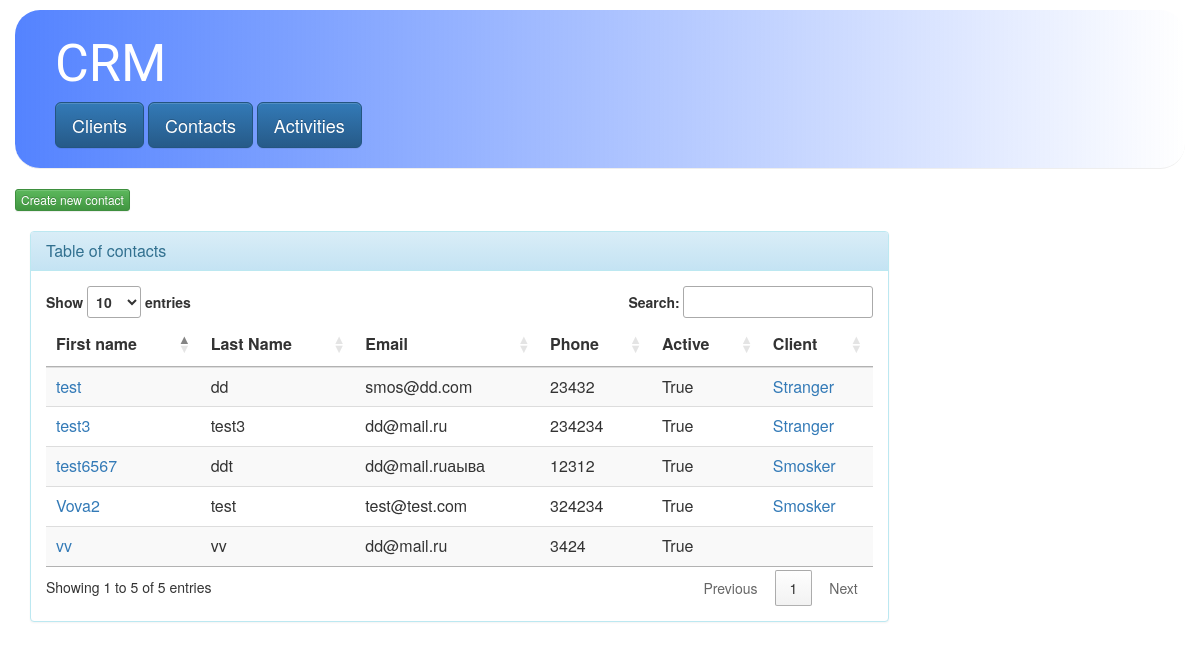
The page /crm/contacts/ on the database as committed earlier.
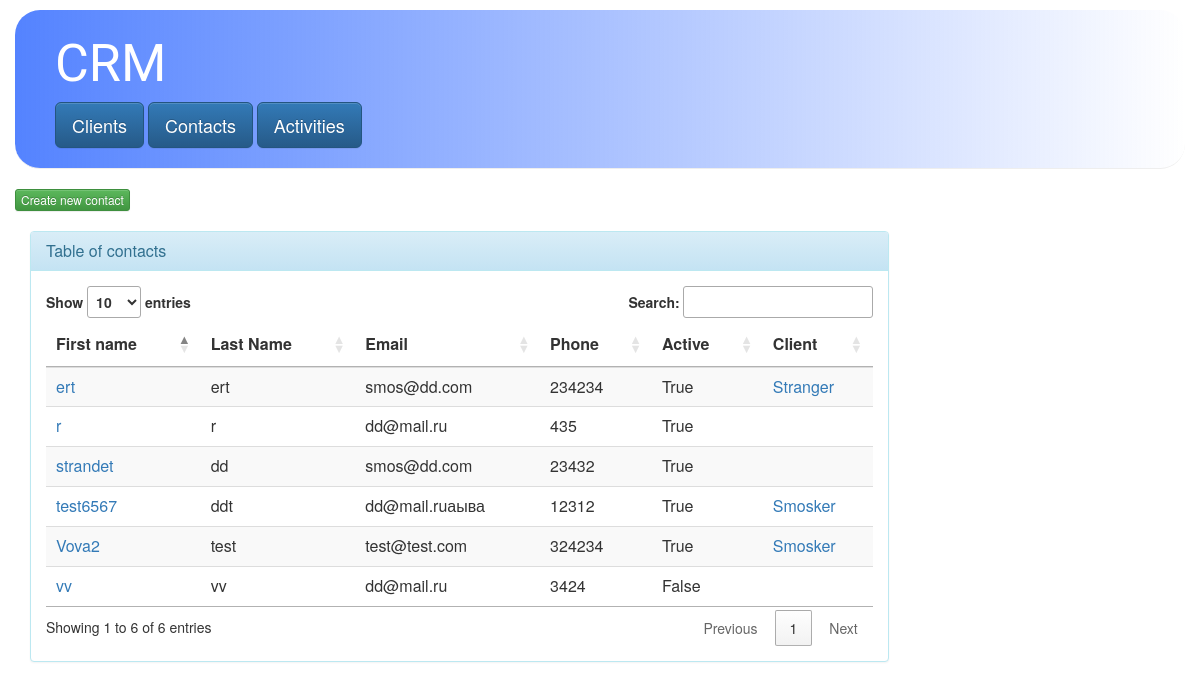
The same page on the database as committed later.
### crm/models.py (models this page shows, shortened)
class Contact(models.Model):
    first_name = models.CharField(max_length=200)
    last_name = models.CharField(max_length=200)
    email = models.EmailField()
    phone = models.IntegerField()
    client = models.ForeignKey(Client, on_delete=models.SET_NULL,null=True,blank=True)
    active = models.BooleanField(default=True)

class Client(models.Model):
    name = models.CharField(max_length=200)
    loyal = models.BooleanField(default=False)

### crm/views.py (the view)
class Contacts(generic.ListView):
    model = Contact
    template_name = 'crm/contacts.html'
    context_object_name = 'contacts_list'

### crm/templates/crm/contacts.html
{% extends 'crm/base.html' %}
{% block content %}
<a class="btn btn-xs btn-success"  href="{% url 'crm:new_contact'%}">{{ "Create new contact" }}</a>
<br>
<br>
<div class="col-md-9 ">
  <div class="panel panel-info">
    <div class="panel-heading">
      <h3 class="panel-title">Table of contacts</h3>
    </div>
    <div class="panel-body">
      {% if contacts_list %}
        <table id="contacts_table" class="table table-striped">
          <thead>
            <tr>
              <th>First name</th>
              <th>Last Name</th>
              <th>Email</th>
              <th>Phone</th>
              <th>Active</th>
              <th>Client</th>
            </tr>
          </thead>
          <tbody>
            {% for contact in contacts_list %}
            <tr>
              <td><a href="{% url 'crm:contact' contact.id%}">{{ contact.first_name }}</a></td>
              <td> {{ contact.last_name }}</td>
              <td> {{ contact.email }}</td>
              <td> {{ contact.phone }}</td>
              <td> {{ contact.active }}</td>
              <td><a href="{% url 'crm:client' contact.client.id|default:1%}">{{ contact.client.name }}</a></td>
            </tr>
            {% endfor %}
          </tbody>
        </table>
      {% else %}
      <p>No contacts are available.</p>
      {% endif %}
    </div>
  </div>
</div>
{% endblock content %}

### crm/templates/crm/base.html (shortened to what this page needs)
{% load staticfiles %}
{% load bootstrap %}
<html>
  <head>
    <link rel="stylesheet" href="https://maxcdn.bootstrapcdn.com/bootstrap/3.3.7/css/bootstrap.min.css">
    <link href="https://maxcdn.bootstrapcdn.com/bootstrap/3.3.7/css/bootstrap-theme.min.css" rel="stylesheet">
    <link href="https://cdn.datatables.net/1.10.12/css/jquery.dataTables.min.css" rel="stylesheet">
    <link rel="stylesheet" href="{% static 'crm/style.css' %}" type="text/css">
  </head>
  <body>
    <div class="page-header">
      <h1><a href="{% url 'crm:main' %}" id="head_link"> CRM </a></h1>
      <a href="{% url 'crm:clients' %}" class="btn btn-lg btn-primary" >Clients</a>
      <a href="{% url 'crm:contacts' %}" class="btn btn-lg btn-primary" >Contacts</a>
      <a href="{% url 'crm:activities' %}" class="btn btn-lg btn-primary" >Activities</a>
    </div>
    <div class="content">
      {% block content %}
      {% endblock %}
    </div>
  </body>
</html>

### crm/static/crm/style.css (style rules this page uses)
body { padding-left: 15px; }
#head_link { font-family:Lobster; font-size:52px; color:white; }
.page-header { border-radius: 25px; margin-top: 10px; margin-right: 15px; padding: 5px 20px 20px 40px; background:rgb(84,131,255); background: -webkit-linear-gradient(right,rgba(84,131,255,0),rgba(84,131,255,1)); background: -o-linear-gradient(left,rgba(84,131,255,0),rgba(255,0,0,1)); background: -moz-linear-gradient(left,rgba(84,131,255,0),rgba(84,131,255,1)); background: linear-gradient(to left, rgba(84,131,255,0), rgba(84,131,255,1)); }
h3 { color:rgb(48,147,232); }

Rows that differ between the two databases and show on the page:
removed Contact: first_name "test3", last_name "test3", email "dd@mail.ru", phone "234234", active "True", client.name "Stranger"
changed Contact "dd": first_name "test" → "strandet"; client_id 4 → empty (drawn); client.name "Stranger" → (not shown)
changed Contact "vv": active "True" → "False"
added Contact: first_name "r", last_name "r", email "dd@mail.ru", phone "435", active "True"
added Contact: first_name "ert", last_name "ert", email "smos@dd.com", phone "234234", active "True", client.name "Stranger"
Other text that changed with them:
text written by a page script: "Show entries Search: Showing 1 to 5 of 5 entries Previous 1 Next" → "Show entries Search: Showing 1 to 6 of 6 entries Previous 1 Next"
